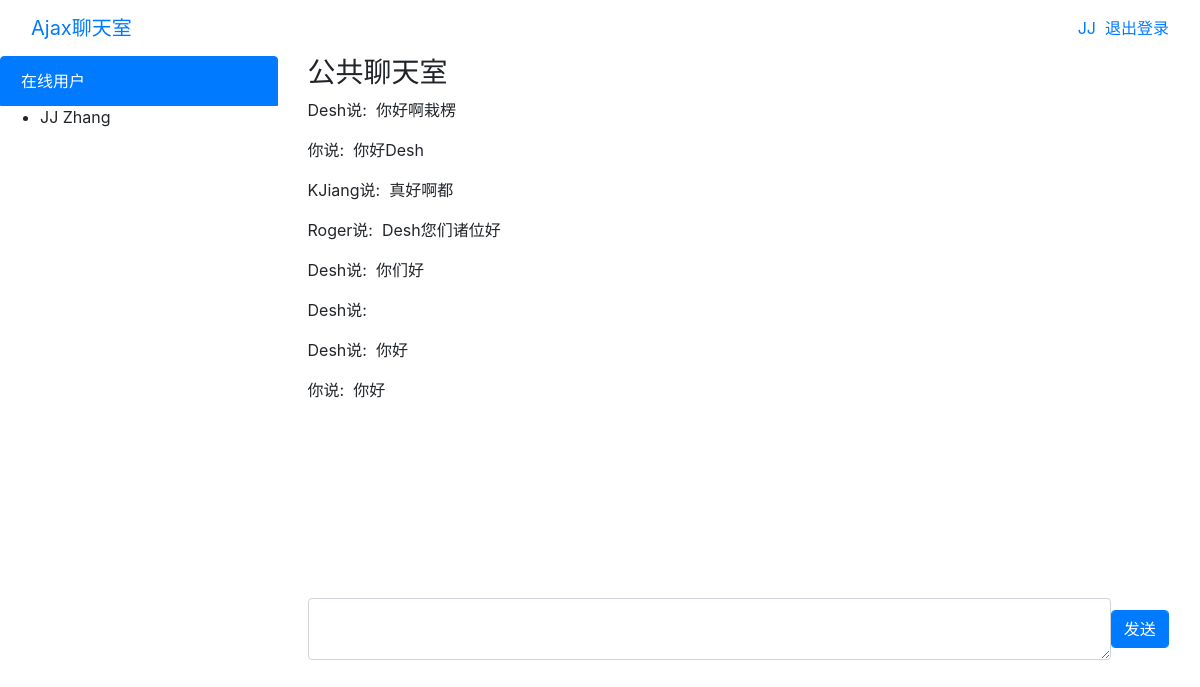
The app's page /pages/main.php (signed in) with its own data.
### tables this page shows
CREATE TABLE `usr_info` (
  `usr_id` varchar(45) NOT NULL,
  `usr_name` varchar(45) DEFAULT NULL,
  `psw` varchar(45) DEFAULT NULL,
  `iflog` int(11) DEFAULT '0',
  PRIMARY KEY (`usr_id`)
);

CREATE TABLE `message` (
  `usr_id` varchar(45) NOT NULL,
  `message` varchar(999) DEFAULT NULL
);

### pages/main.php (the view, shortened to what this page needs)
<?php
  include '../include/db.php';
  $usr_id = $_SESSION['user'][$_SESSION['online']];
?>
<!DOCTYPE html>
<html>
<head>
<link rel="stylesheet" href="../css/bootstrap.css"/>
</head>
<body>
<nav class="navbar navbar-fixed-top">
        <div class="container-fluid">
            <div class="navbar-header">
                <a class="navbar-brand" href="login.php">Ajax聊天室</a>
            </div>
            <div class="pull-right">
                <a href="../include/logout.php"><?php echo $usr_id; ?>&nbsp;&nbsp;退出登录<span class="sr-only">(current)</span></a>
            </div>
        </div>
    </nav>
    <div class="row">
            <div class="col-md-3">
                <div class="list-group" id="onlineList" style="height: 640px;overflow-y:scroll;">
                    <a href="#" class="list-group-item active">在线用户</a>
                    <ul>
                      <?php
                        $sql = "SELECT * FROM usr_info WHERE iflog=1;";
                        $res = mysqli_query($conn, $sql);
                        if(mysqli_num_rows($res) > 0){
                          while($row = mysqli_fetch_assoc($res)){
                            echo "<li>";
                            echo $row['usr_name'];
                            echo "</li>";
                          }
                        }
                      ?>
                    </ul>
                </div>
            </div>
            <div class="col-md-9">
                <div class="panel panel-default">
                    <div class="panel-heading">
                        <h3 class="panel-title">公共聊天室</h3>
                    </div>
                    <div class="panel-body">
                        <div class="well" style="height: 500px;overflow-y:scroll;" id="room">
                            <?php
                              $sql = "SELECT * FROM message;";
                              $m = mysqli_query($conn, $sql);
                              if(mysqli_num_rows($m) > 0){
                                while ($row = mysqli_fetch_assoc($m)){
                                  if($row['usr_id'] == $usr_id){
                                    echo "<p class='pull-right'>";
                                    echo "你说:&nbsp;&nbsp;";
                                    echo $row['message'];
                                    echo "</p>";
                                  }else{
                                    echo "<p>";
                                    echo $row['usr_id'];
                                    echo "说:&nbsp;&nbsp;";
                                    echo $row['message'];
                                    echo "</p>";
                                  }
                                }
                            }else{
                                echo "还没有人说话呢 快来做第一个说话的人!";
                            }
                            ?>
                        </div>
                        <form class="form-inline">
                            <textarea class="form-control" id="message" style="width: 90%;"></textarea>
                            <button class="btn btn-primary form-control" type="button" id="btSend" style="width: auto;">发送</button>
                        </form>
                    </div>
                </div>
            </div>
        </div>
</body>
</html>

### records on screen
usr_info: usr_name "JJ Zhang"
message: usr "Desh", message "你好啊栽楞"
message: message "你好Desh"
message: usr "KJiang", message "真好啊都"
message: usr "Roger", message "Desh您们诸位好"
message: usr "Desh", message "你们好"
message: usr "Desh"
message: usr "Desh", message "你好"
message: message "你好"

### other values on screen
$usr_id "JJ"
